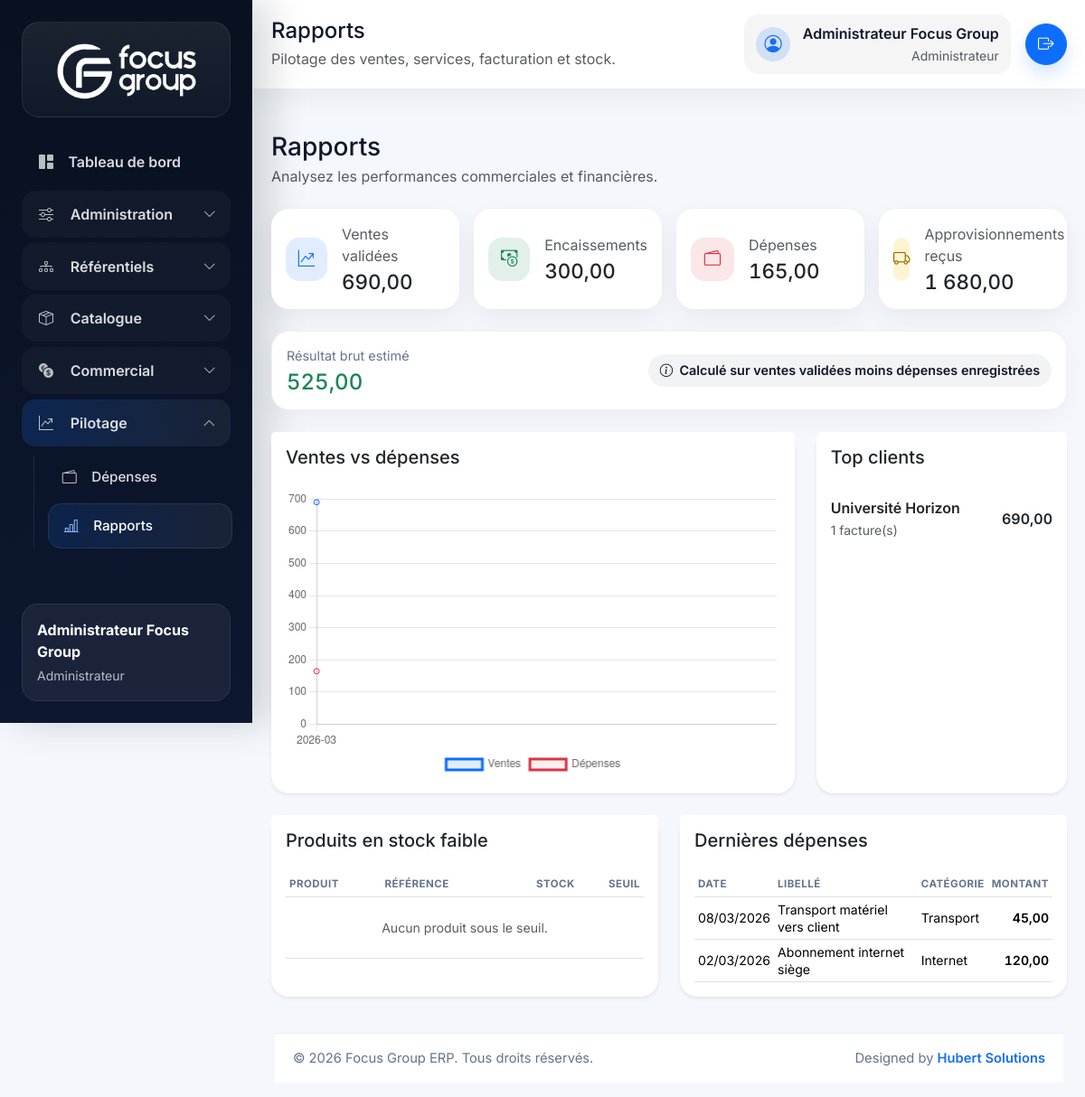
The page /index.php/reports (signed in) on the database its author committed.
### tables this page shows
CREATE TABLE expenses (
    id BIGINT UNSIGNED AUTO_INCREMENT PRIMARY KEY,
    expense_category_id BIGINT UNSIGNED NOT NULL,
    supplier_id BIGINT UNSIGNED NULL,
    expense_number VARCHAR(30) NOT NULL UNIQUE,
    expense_date DATE NOT NULL,
    description VARCHAR(255) NOT NULL,
    amount DECIMAL(18,2) NOT NULL,
    payment_method ENUM('cash', 'mobile_money', 'bank_transfer', 'card', 'cheque', 'other', 'credit') NOT NULL DEFAULT 'cash',
    payment_status ENUM('unpaid', 'partial_paid', 'paid') NOT NULL DEFAULT 'paid',
    amount_paid DECIMAL(18,2) NOT NULL DEFAULT 0,
    balance_due DECIMAL(18,2) NOT NULL DEFAULT 0,
    settled_at DATETIME NULL,
    created_by BIGINT UNSIGNED NOT NULL,
    deleted_at DATETIME NULL,
    created_at DATETIME NOT NULL DEFAULT CURRENT_TIMESTAMP,
    updated_at DATETIME NOT NULL DEFAULT CURRENT_TIMESTAMP ON UPDATE CURRENT_TIMESTAMP,
    CONSTRAINT fk_expenses_category FOREIGN KEY (expense_category_id) REFERENCES expense_categories(id),
    CONSTRAINT fk_expenses_supplier FOREIGN KEY (supplier_id) REFERENCES suppliers(id),
    CONSTRAINT fk_expenses_user FOREIGN KEY (created_by) REFERENCES users(id)
);

CREATE TABLE expense_categories (
    id BIGINT UNSIGNED AUTO_INCREMENT PRIMARY KEY,
    name VARCHAR(120) NOT NULL UNIQUE,
    description VARCHAR(255) NULL,
    created_at DATETIME NOT NULL DEFAULT CURRENT_TIMESTAMP
);

### app/Views/reports/index.php (the view, shortened to what the rows shown need)
<div class="page-hero">
    <div>
        <h1 class="h3 mb-1">Rapports</h1>
    </div>
</div>
<div class="row g-4">
    <div class="col-lg-8">
        <div class="card border-0 shadow-sm h-100">
            <div class="card-header bg-white border-0 pt-3">
                <h2 class="h5 mb-0">Ventes vs dépenses</h2>
            </div>
        </div>
    </div>
    <div class="col-lg-4">
        <div class="card border-0 shadow-sm h-100">
            <div class="card-header bg-white border-0 pt-3">
                <h2 class="h5 mb-0">Top clients</h2>
            </div>
        </div>
    </div>
    <div class="col-lg-6">
        <div class="card border-0 shadow-sm h-100">
            <div class="card-header bg-white border-0 pt-3">
                <h2 class="h5 mb-0">Produits en stock faible</h2>
            </div>
            <div class="card-body">
                <div class="table-responsive">
                    <table class="table table-sm align-middle mb-0">
                        <thead>
                            <tr>
                                <th>Produit</th>
                                <th>Référence</th>
                                <th class="text-end">Stock</th>
                                <th class="text-end">Seuil</th>
                            </tr>
                        </thead>
                    </table>
                </div>
            </div>
        </div>
    </div>
    <div class="col-lg-6">
        <div class="card border-0 shadow-sm h-100">
            <div class="card-header bg-white border-0 pt-3">
                <h2 class="h5 mb-0">Dernières dépenses</h2>
            </div>
            <div class="card-body">
                <div class="table-responsive">
                    <table class="table table-sm align-middle mb-0">
                        <thead>
                            <tr>
                                <th>Date</th>
                                <th>Libellé</th>
                                <th>Catégorie</th>
                                <th class="text-end">Montant</th>
                            </tr>
                        </thead>
                        <tbody>
                            <?php if ($recentExpenses === []): ?>
                                <tr><td colspan="4" class="text-center text-muted py-4">Aucune dépense récente.</td></tr>
                            <?php else: ?>
                                <?php foreach ($recentExpenses as $expense): ?>
                                    <tr>
                                        <td><?= e(date('d/m/Y', strtotime($expense['expense_date']))) ?></td>
                                        <td><?= e($expense['description']) ?></td>
                                        <td><?= e($expense['category_name']) ?></td>
                                        <td class="text-end fw-semibold text-amount"><?= e(number_format((float) $expense['amount'], 2, ',', ' ')) ?></td>
                                    </tr>
                                <?php endforeach; ?>
                            <?php endif; ?>
                        </tbody>
                    </table>
                </div>
            </div>
        </div>
    </div>
</div>
<script>
document.addEventListener('DOMContentLoaded', function () {
    const canvas = document.getElementById('salesExpensesChart');
    if (!canvas || typeof Chart === 'undefined') {
        return;
    }
    new Chart(canvas, {
        type: 'line',
        data: {
            labels: <?= json_encode($periods, JSON_UNESCAPED_UNICODE) ?>,
            datasets: [
                {
                    label: 'Ventes',
                    data: <?= json_encode($salesSeries, JSON_UNESCAPED_UNICODE) ?>,
                    borderColor: '#0d6efd',
                    backgroundColor: 'rgba(13, 110, 253, 0.12)',
                    fill: true,
                    tension: 0.35
                },
                {
                    label: 'Dépenses',
                    data: <?= json_encode($expensesSeries, JSON_UNESCAPED_UNICODE) ?>,
                    borderColor: '#dc3545',
                    backgroundColor: 'rgba(220, 53, 69, 0.08)',
                    fill: true,
                    tension: 0.35
                }
            ]
        },
        options: {
            responsive: true,
            maintainAspectRatio: false,
            plugins: {
                legend: {
                    position: 'bottom'
                }
            },
            scales: {
                y: {
                    beginAtZero: true
                }
            }
        }
    });
});
</script>

### rows shown on the page
expenses: expense_date "08/03/2026", description "Transport matériel vers client", expense_category.name "Transport", amount "45,00"
expenses: expense_date "02/03/2026", description "Abonnement internet siège", expense_category.name "Internet", amount "120,00"

### other values the page prints
$currentUser['full_name'] "Administrateur Focus Group"
$currentUser['role_name'] "Administrateur"
$pageTitle "Rapports"
app_scope_description() "Pilotage des ventes, services, facturation et stock."
$overview['validated_sales'] "690,00"
$overview['payments_received'] "300,00"
$overview['total_expenses'] "165,00"
$overview['received_procurements'] "1 680,00"
$netResult "525,00"
$client['client_name'] "Université Horizon"
$client['invoice_count'] "1"
$client['total_amount'] "690,00"
config('app.name') "Focus Group ERP"
chart data {{ json_encode($periods, JSON_UNESCAPED_UNICODE) }} ["2026-03"]
chart data {{ json_encode($salesSeries, JSON_UNESCAPED_UNICODE) }} [690]
